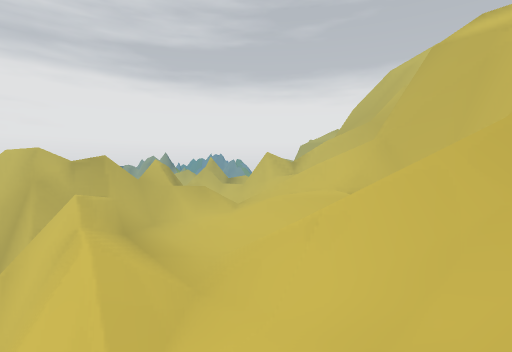
[1] (above)

12 first-person views from a walk through a Unity game level. The camera is 1.2 m above the floor, looks level and sees 80° across. The floor is counted in squares, 2 m on a side. Each view is taken from the middle of a square. On the plan, view 1 faces up. The plan holds only what a view shows up to about 9 squares ahead; the rest is blank. The place goes on beyond the plan. The player character is not drawn. Some animated figures are not drawn.

[2]
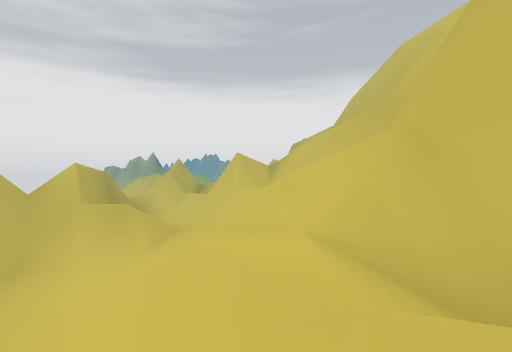

[3]
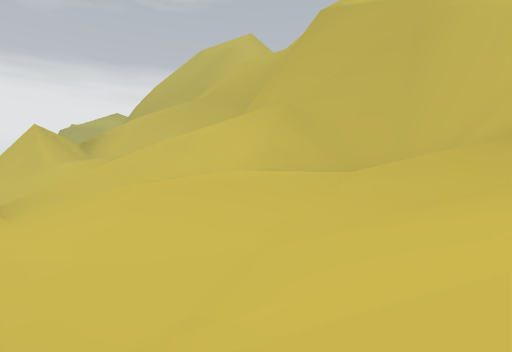

[4]
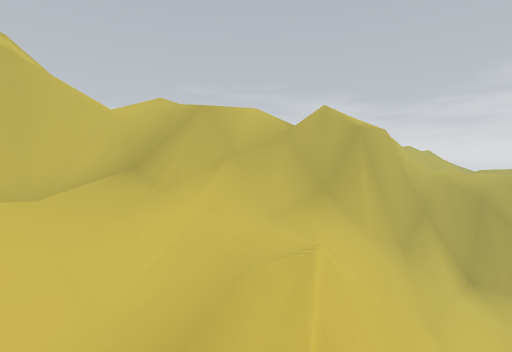

[5]
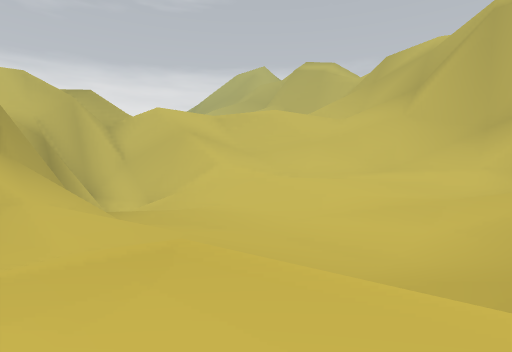

[6]
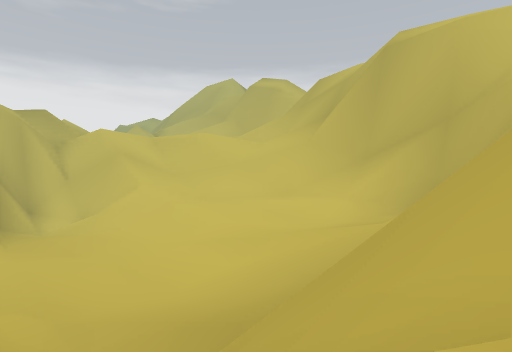

[7]
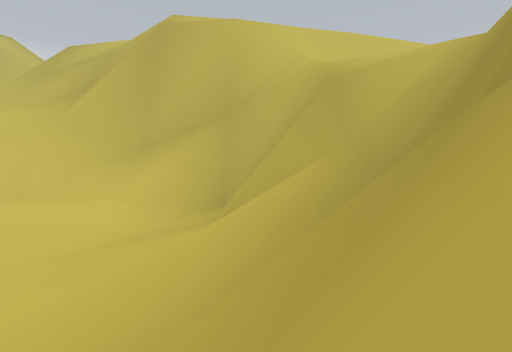

[8]
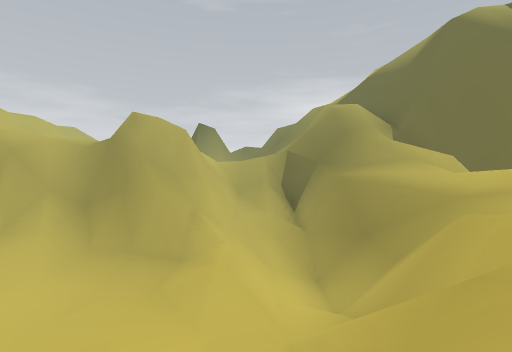

[9]
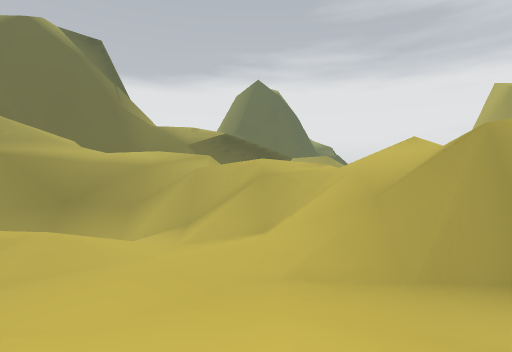

[10]
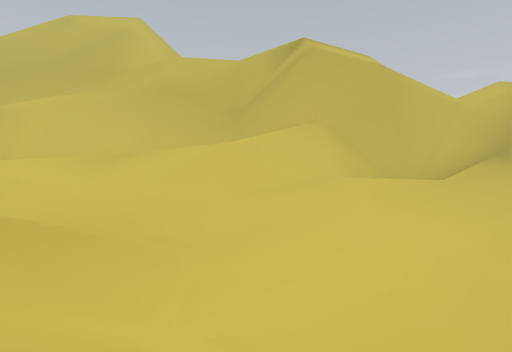

[11]
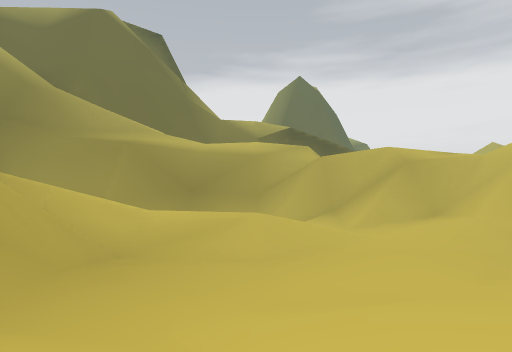

[12]
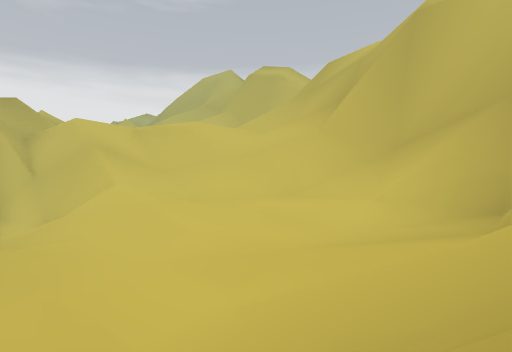

### Floor plan
Key: @ floor where view 1 was taken; # wall or solid block; . main floor; : floor 0.75 m higher than the main floor; - floor 0.75 m lower than the main floor; + floor 3.25 m higher than the main floor; * floor 4 m higher than the main floor; % floor 5.5 m higher than the main floor; & floor 6.25 m higher than the main floor; / step, stairs or slope; = window, fence, low wall or low ledge; ^ raised ledge; v drop or lower ground.
Columns run from 11 left of view 1 to 6 right of it. Each row starts with its distance up from view 1.
 13            =   #
 12         #*/#///##
 11         #**//# ###
 10         # */&# =##
  9     /////%///##v
  8     /=///////&##
  7     /vv//+*///##
  6     /##v/+//%##v
  5     v###//+//##/
  4   //#//#//*///#/
  3  =//#.///#////=
  2  #=//.///=//===/
  1  ==//../:=//#=//
  0  #/....//=#@#/
 -1 =#//.....:###/
 -2 #=///.././=#//
 -3 ##-//../::##/
 -4  #///////##^/
 -5  #/////#/##^v
 -6  #/:////==^ v

Where each view was taken, in squares from view 1:
view 1: 0 up, 0 right, facing up
view 2: 3 up, 1 right, facing up
view 3: 3 up, 1 left, facing up-right
view 4: 5 up, 3 left, facing down-right
view 5: 3 down, 8 left, facing up-right
view 6: 5 down, 7 left, facing up-right
view 7: 4 down, 6 left, facing right
view 8: 3 up, 8 left, facing down
view 9: 1 up, 3 left, facing left
view 10: 7 up, 3 left, facing right
view 11: 2 down, 3 left, facing left
view 12: 4 down, 6 left, facing up-right
